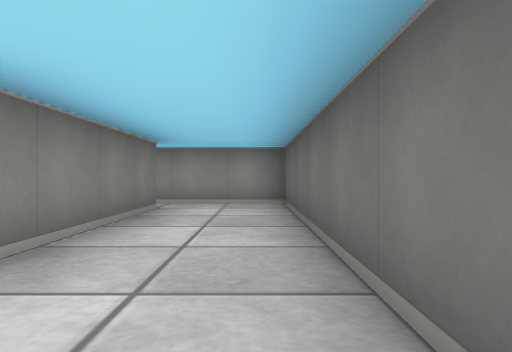
[1] (above)

19 first-person views from a walk through a cub3D ray-caster map. The camera is about half as high as the walls, looks level and sees 70° across. The floor is counted in squares. Each view is taken from the middle of a square. On the plan, view 1 faces up. The plan holds only what a view shows up to about 9 squares ahead; the rest is blank.

[2]
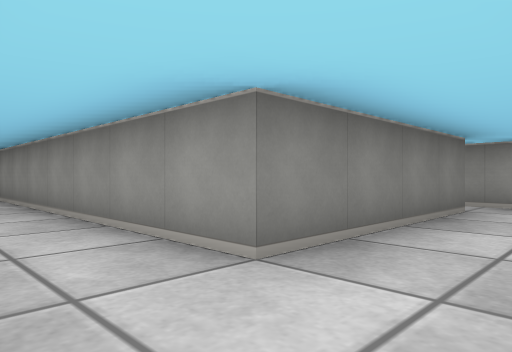

[3]
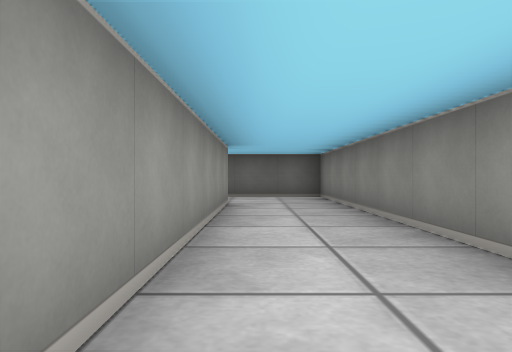

[4]
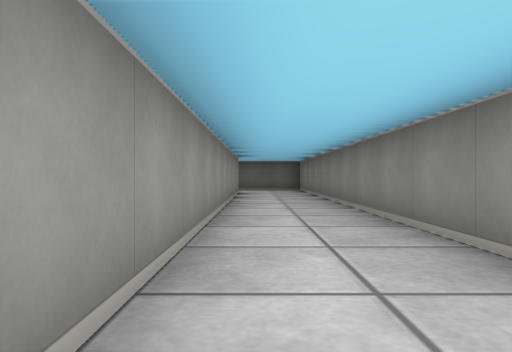

[5]
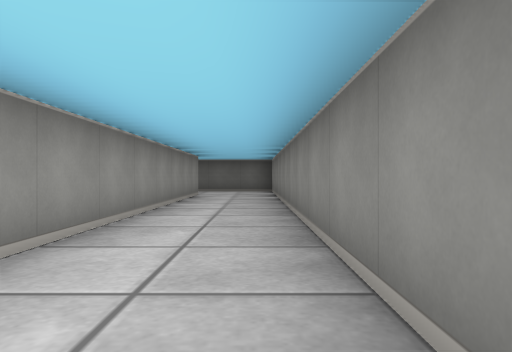

[6]
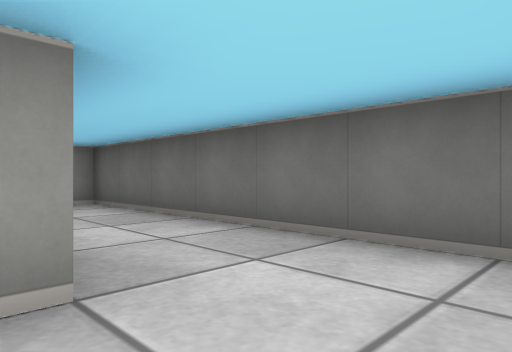

[7]
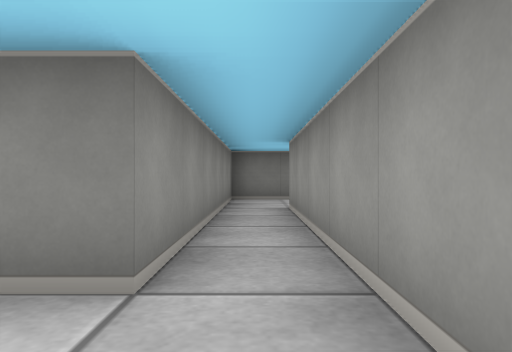

[8]
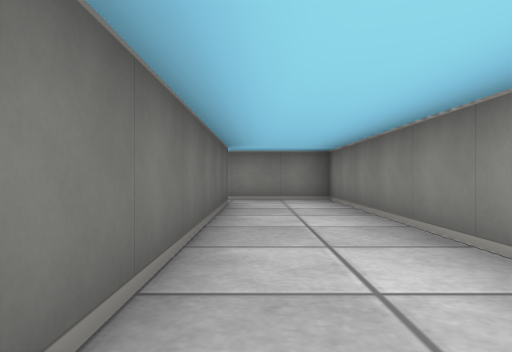

[9]
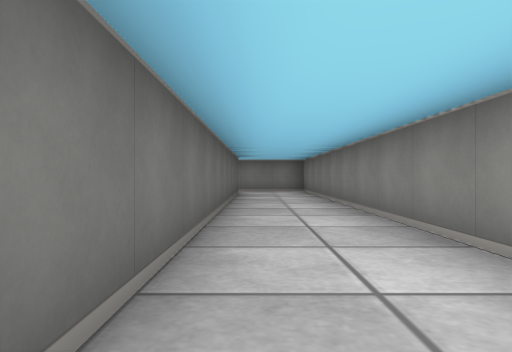

[10]
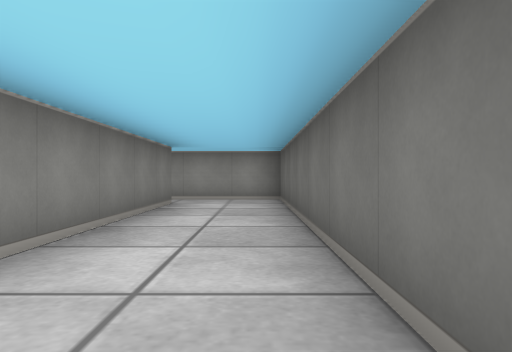

[11]
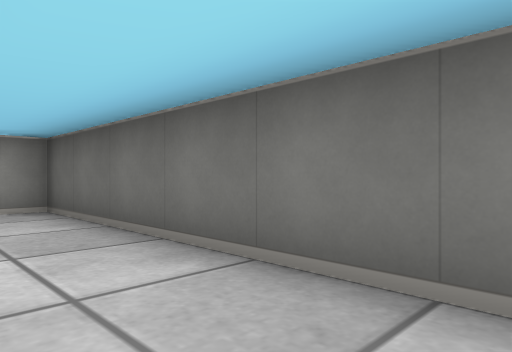

[12]
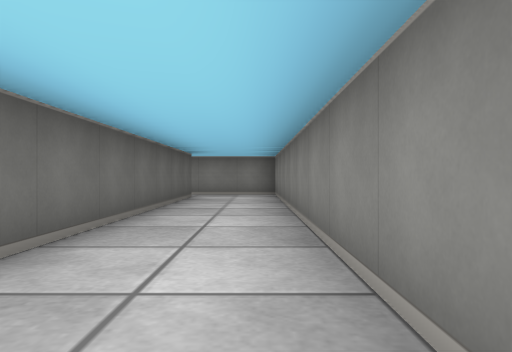

[13]
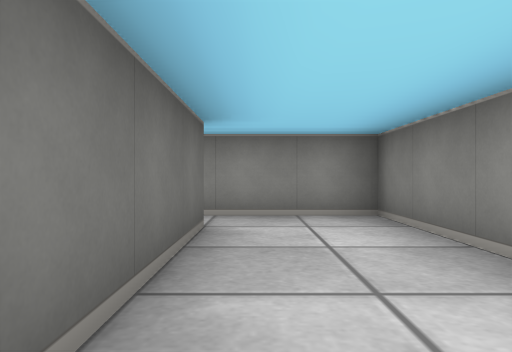

[14]
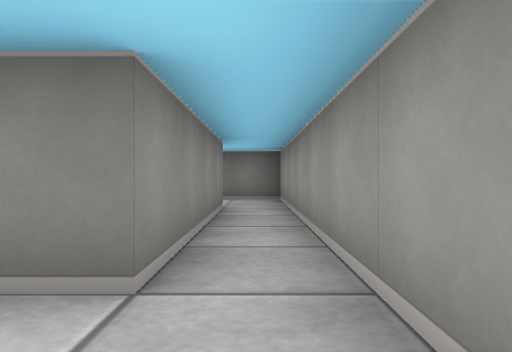

[15]
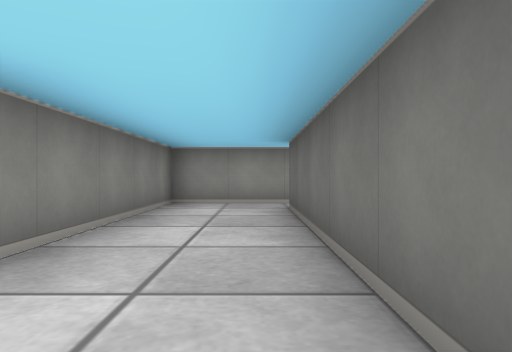

[16]
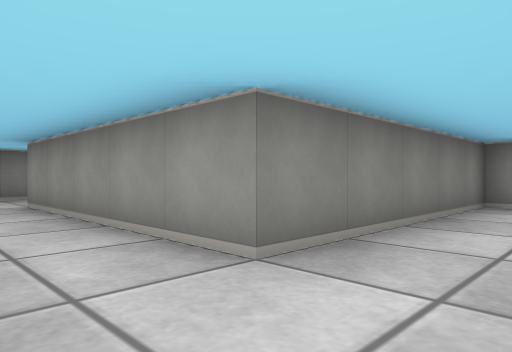

[17]
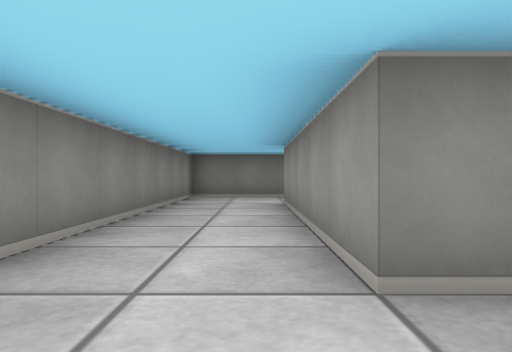

[18]
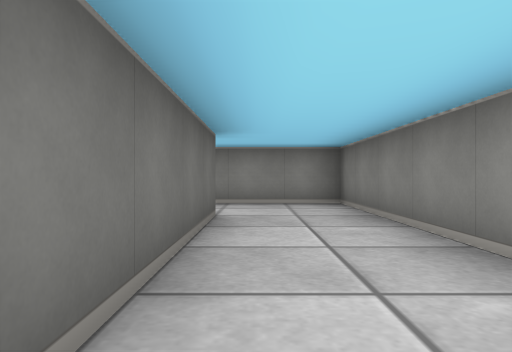

[19]
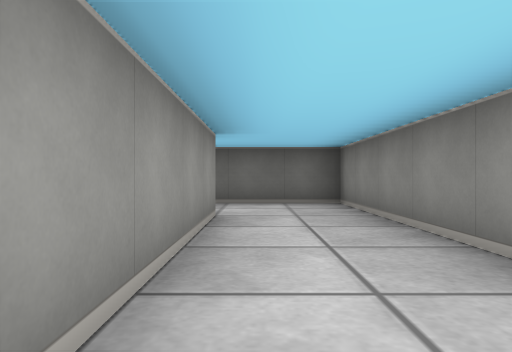

### Floor plan
Points are (right, up) in squares from view 1. A wall is a line through its corners. A room is listed if a view was taken in it or the views show most of it. See-through windows are left out.
Room 1 (views 1, 2, 3, 4, 5, 6, 7)
walls: (-10.4, -0.5) (0.5, -0.5) (0.5, 6.5) (-1.5, 6.5); (-1.5, 5.5) (-1.5, 1.5) (-11.4, 1.5)
ways out: opening at (-2, 6) to room 2
Room 2 (views 8, 9, 10, 11, 12, 13, 14)
walls: (-1.5, 6.5) (-5.5, 6.5) (-5.5, 20.5) (-7.5, 20.5); (-7.5, 19.5) (-7.5, 5.5) (-1.5, 5.5)
ways out: opening at (-2, 6) to room 1; opening at (-7, 20) to room 3
Room 3 (views 15, 16, 17, 18, 19)
walls: (-20.5, 17.9) (-20.5, 13.5) (-11.5, 13.5) (-11.5, 19.5) (-7.5, 19.5); (-7.5, 20.5) (-13.5, 20.5) (-13.5, 15.5) (-18.5, 15.5) (-18.5, 19.4)
ways out: opening at (-7, 20) to room 2

Positions as (right, up) in squares from view 1, and headings:
1: (0, 0), facing up
2: (0, 0), facing up-left
3: (-8, 1), facing right
4: (-12, 1), facing right
5: (-11, 0), facing right
6: (-2, 0), facing up-right
7: (0, 6), facing left
8: (-6, 13), facing down
9: (-6, 17), facing down
10: (-6, 13), facing up
11: (-7, 15), facing up-right
12: (-7, 15), facing down
13: (-6, 10), facing down
14: (-6, 20), facing left
15: (-12, 14), facing up
16: (-12, 14), facing up-left
17: (-12, 15), facing left
18: (-19, 20), facing down
19: (-18, 15), facing right
